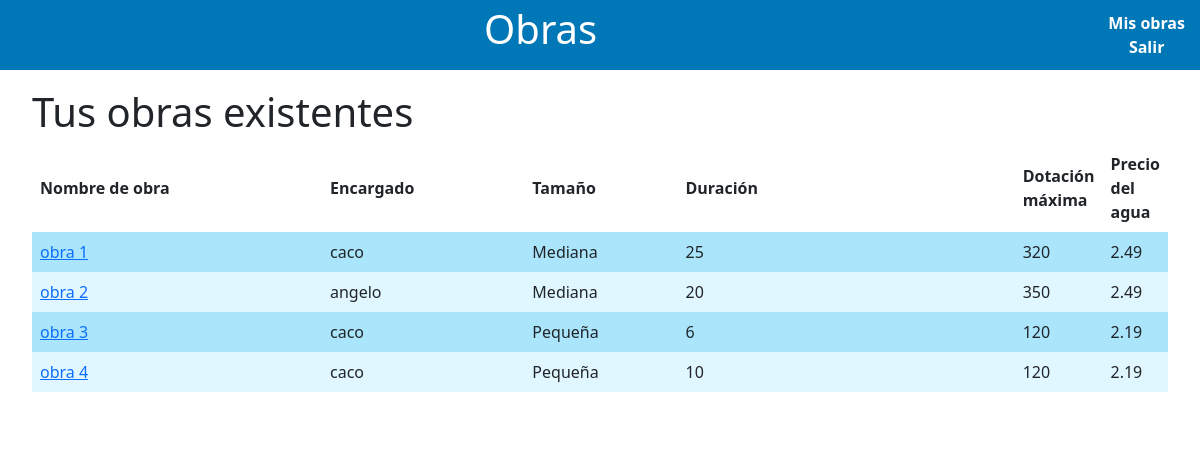
Page /myObras/ (signed in) on the committed database.
### apptesis/models.py (models this page shows, shortened)
class Obra(models.Model):
    user = models.ForeignKey(Persona, on_delete=models.CASCADE)
    encargado = models.CharField(max_length=30)
    obra = models.CharField(max_length=30)
    tamano = models.CharField(max_length=30, choices=tamaños)
    duracion = models.IntegerField()
    dotacion_max = models.IntegerField()
    precio_agua = models.FloatField()
    proyecto = models.ForeignKey(Proyecto, on_delete=models.CASCADE, null=True)
    es_primero = models.BooleanField(default=False)
    deuda = models.IntegerField(default=0)

### apptesis/views.py (the view)
# urls.py: path('myObras/', views.obras_existentes, name='obras_existentes'),
def obras_existentes(request):
    if not request.user.is_authenticated:
        return redirect('login')
    obras = Obra.objects.filter(user=request.user)
    return render(request, 'myObras.html', {'obras': obras})

### apptesis/templates/myObras.html (shortened to what this page needs)
{% extends "base.html" %}
{% block content %}
<div class="container3">
    <h1>Tus obras existentes</h1>
    <table>
        <thead>
            <tr>
                <th>Nombre de obra</th>
                <th>Encargado</th>
                <th>Tamaño</th>
                <th>Duración</th>
                <th>Dotación máxima</th>
                <th>Precio del agua</th>
            </tr>
        </thead>
        <tbody>
            {% for obra in obras %}
            <tr>
                <td><a href="{% url 'obra_mas' obra.id %}">{{ obra.obra }}</a></td>
                <td>{{ obra.encargado }}</td>
                <td>{{ obra.tamano }}</td>
                <td>{{ obra.duracion }}</td>
                <td>{{ obra.dotacion_max }}</td>
                <td>{{ obra.precio_agua }}</td>
            </tr>
            {% endfor %}
        </tbody>
    </table>
</div>
{% endblock content %}

### apptesis/templates/base.html (shortened to what this page needs)
{% load static %}
<!DOCTYPE html>
<html>
    <head>
        <link href="https://cdn.jsdelivr.net/npm/bootstrap@5.3.2/dist/css/bootstrap.min.css" rel="stylesheet">
        <link rel="stylesheet" type="text/css" href="{% static '/style.css' %}">
    </head>
    <body>
        <header>
            <h1> Obras </h1>
            <nav>
                <ul>
                    {% if request.user.is_authenticated %}
                    <a href="{% url 'obras_existentes' %}">Mis obras</a><br>
                    <a href="{% url 'logout' %}">Salir</a>
                    {% else %}
                    <a href="{% url 'login' %}">Login</a><br>
                    <a href="{% url 'registro' %}">Registro</a>
                    {% endif %}
                </ul>
            </nav>
        </header>
        <main>
            {% block content %}
            {% endblock %}
        </main>
    </body>
</html>

### apptesis/static/style.css (style rules this page uses)
:root { --color-borde: #dbdbdb; }
.container3 { height: 50%; max-width: 100%; margin-right: auto; margin-left: auto; margin-top: 80px; padding: 2rem; padding-top: .5rem; background-color: #ffffff; }
header { background-color: #0077b6; color: #fff; padding: 5px; top: 0; text-align: center; position: fixed; width: 100%; height: 70px; display: flex; align-items: flex-start; justify-content: space-between; }
header h1 { flex-grow: 1; text-align: center; font-size: 40px; }
header nav { margin-top: 6px; margin-right: 10px; text-align: center; }
header nav a { text-decoration: none; color: #fff; font-weight: bold; }
thead th:nth-child(1) { width: 30%; }
thead th:nth-child(2) { width: 20%; }
thead th:nth-child(3) { width: 15%; }
thead th:nth-child(4) { width: 35%; }
th, td { padding: 8px; }
tbody tr:nth-child(odd) { background-color: #aae5fc; }
tbody tr:nth-child(even) { background-color: #e1f7ff; }

### rows in the picture
Obra: obra "obra 1", encargado "caco", tamano "Mediana", duracion "25", dotacion_max "320", precio_agua "2.49"
Obra: obra "obra 2", encargado "angelo", tamano "Mediana", duracion "20", dotacion_max "350", precio_agua "2.49"
Obra: obra "obra 3", encargado "caco", tamano "Pequeña", duracion "6", dotacion_max "120", precio_agua "2.19"
Obra: obra "obra 4", encargado "caco", tamano "Pequeña", duracion "10", dotacion_max "120", precio_agua "2.19"
